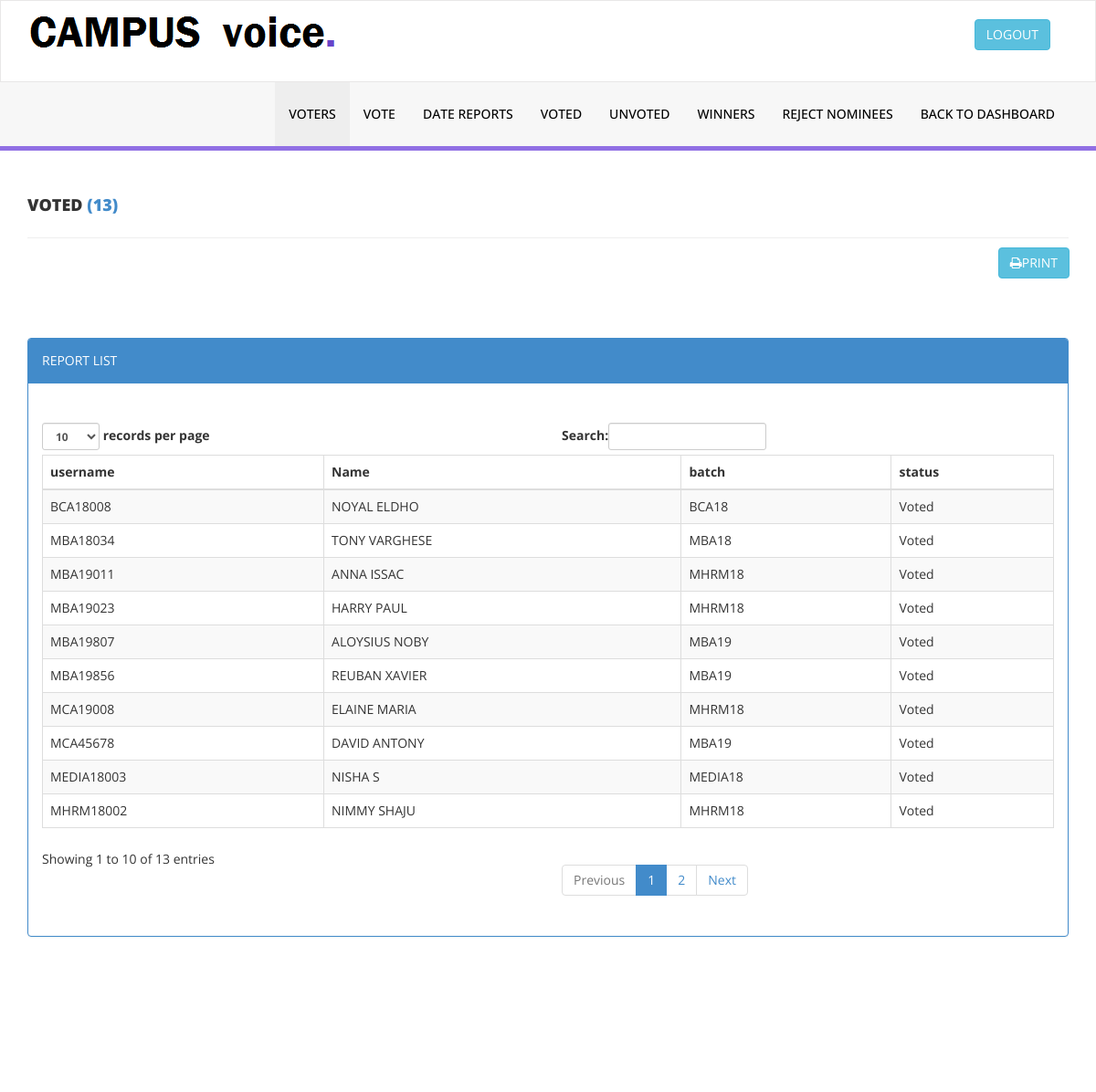
/admin/VOTED.php, run on the app's committed database.
### tables this page shows
CREATE TABLE IF NOT EXISTS `voter` (
  `voter_id` int(11) NOT NULL AUTO_INCREMENT,
  `v_admno` int(11) NOT NULL,
  `v_name` varchar(30) NOT NULL,
  `v_address` varchar(20) NOT NULL,
  `v_gender` varchar(15) NOT NULL,
  `batch_id` int(11) NOT NULL,
  `v_email` varchar(20) NOT NULL,
  `v_mob` varchar(16) NOT NULL,
  `v_username` varchar(10) NOT NULL,
  `v_password` varchar(10) NOT NULL,
  `status` varchar(15) NOT NULL,
  `v_image` varchar(200) NOT NULL,
  PRIMARY KEY (`voter_id`)
);

CREATE TABLE IF NOT EXISTS `batch` (
  `batch_id` int(11) NOT NULL AUTO_INCREMENT,
  `batch_name` varchar(20) NOT NULL,
  `dep_id` int(11) NOT NULL,
  PRIMARY KEY (`batch_id`)
);

### admin/VOTED.php (the view, shortened to what this page needs)
<?php include ('SESSION.php');?>
<?php include ('vhead.php');?>
<body>
     <div id="wrapper">
    <div class="content-wrapper">
         <div class="container">
        <div class="row pad-botm">
            <div class="col-md-12">
                <h4 class="header-line"> VOTED<?php $count2 = $conn->query("SELECT COUNT(*) as total FROM `voter` WHERE `status` = 'Voted'")->fetch_array(); ?>
                    <a href="" class = ""></i> (<?php echo $count2['total']?>)</a></h4>
                </div>
			<button type="button" onClick="window.print();" style = "margin-right:14px;" id ="print" class = "pull-right btn btn-info"><i class = "fa fa-print"></i>PRINT</button>
			<br>
                 <div class="content-wrapper">
         <div class="container">
        <div class="row pad-botm">
            <div class="col-md-12">
                            </div>
        </div>
				<div class="row">
                <div class="col-md-12">
                    <div class="panel panel-primary">
                        <div class="panel-heading">
                         REPORT LIST
                        </div>
                         <div class="panel-body">
                            <div class="table-responsive">
                            <br>
                                <table class="table table-striped table-bordered table-hover" id="dataTables-example">
                                    <thead>
                                        <tr>
                                            <th>username</th>
                                            <th>Name</th>
                                            <th>batch</th>
                                            <th>status</th>
                                        </tr>
                                    </thead>
                                    <tbody>
										<?php
											require 'dbcon.php';
											$query = $conn->query("SELECT * FROM voter where status ='voted' ORDER BY voter_id DESC");
											while($row1 = $query->fetch_array()){
										?>
											<tr>
												<td><?php echo $row1 ['v_username'];?></td>
												<td><?php echo $row1 ['v_name'];?></td>
												 <?php
											 $abc=$row1 ['batch_id'];
$batch=mysqli_query($conn,"select batch_name from batch where batch_id='$abc' ");
$f = mysqli_fetch_array($batch); ?>
                                            <td><?php echo $f ['batch_name'];?></td>
												<td><?php echo $row1 ['status'];?></td>
											</tr>
                                       <?php } ?>
                                    </tbody>
                                </table>
            </div>
        </div>
    </div>
</body>
</html>

### admin/assets/css/style.css (style rules this page uses)
.content-wrapper { margin-top: 40px; min-height:800px; padding-bottom:90px; }
.header-line { font-weight:900; padding-bottom:25px; border-bottom:1px solid #eeeeee; text-transform:uppercase; }
.pad-botm { padding-bottom:30px; }

### data on the page
voter: v_username "MEDIA18003", v_name "NISHA S", batch.batch_name "MEDIA18", status "Voted"
voter: v_username "BCA18008", v_name "NOYAL ELDHO", batch.batch_name "BCA18", status "Voted"
voter: v_username "MBA18034", v_name "TONY VARGHESE", batch.batch_name "MBA18", status "Voted"
voter: v_username "MHRM18002", v_name "NIMMY SHAJU", batch.batch_name "MHRM18", status "Voted"
voter: v_username "MBA19807", v_name "ALOYSIUS NOBY", batch.batch_name "MBA19", status "Voted"
voter: v_username "MBA19856", v_name "REUBAN XAVIER", batch.batch_name "MBA19", status "Voted"
voter: v_username "MBA19023", v_name "HARRY PAUL", batch.batch_name "MHRM18", status "Voted"
voter: v_username "MBA19011", v_name "ANNA ISSAC", batch.batch_name "MHRM18", status "Voted"
voter: v_username "MCA19008", v_name "ELAINE MARIA", batch.batch_name "MHRM18", status "Voted"
voter: v_username "MCA45678", v_name "DAVID ANTONY", batch.batch_name "MBA19", status "Voted"

### other printed values
$count2['total'] "13"
